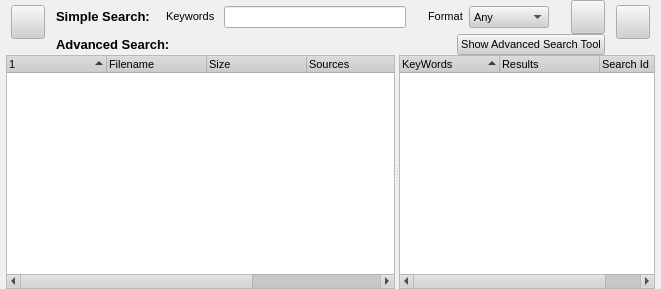
<ui version="4.0" >
 <class>TurtleSearchDialog</class>
 <widget class="QWidget" name="TurtleSearchDialog" >
  <property name="geometry" >
   <rect>
    <x>0</x>
    <y>0</y>
    <width>661</width>
    <height>289</height>
   </rect>
  </property>
  <property name="sizePolicy" >
   <sizepolicy vsizetype="Minimum" hsizetype="Minimum" >
    <horstretch>1</horstretch>
    <verstretch>1</verstretch>
   </sizepolicy>
  </property>
  <property name="palette" >
   <palette>
    <active>
     <colorrole role="WindowText" >
      <brush brushstyle="SolidPattern" >
       <color alpha="255" >
        <red>0</red>
        <green>0</green>
        <blue>0</blue>
       </color>
      </brush>
     </colorrole>
     <colorrole role="Button" >
      <brush brushstyle="SolidPattern" >
       <color alpha="255" >
        <red>208</red>
        <green>208</green>
        <blue>208</blue>
       </color>
      </brush>
     </colorrole>
     <colorrole role="Light" >
      <brush brushstyle="SolidPattern" >
       <color alpha="255" >
        <red>255</red>
        <green>255</green>
        <blue>255</blue>
       </color>
      </brush>
     </colorrole>
     <colorrole role="Midlight" >
      <brush brushstyle="SolidPattern" >
       <color alpha="255" >
        <red>247</red>
        <green>247</green>
        <blue>247</blue>
       </color>
      </brush>
     </colorrole>
     <colorrole role="Dark" >
      <brush brushstyle="SolidPattern" >
       <color alpha="255" >
        <red>104</red>
        <green>104</green>
        <blue>104</blue>
       </color>
      </brush>
     </colorrole>
     <colorrole role="Mid" >
      <brush brushstyle="SolidPattern" >
       <color alpha="255" >
        <red>139</red>
        <green>139</green>
        <blue>139</blue>
       </color>
      </brush>
     </colorrole>
     <colorrole role="Text" >
      <brush brushstyle="SolidPattern" >
       <color alpha="255" >
        <red>0</red>
        <green>0</green>
        <blue>0</blue>
       </color>
      </brush>
     </colorrole>
     <colorrole role="BrightText" >
      <brush brushstyle="SolidPattern" >
       <color alpha="255" >
        <red>255</red>
        <green>255</green>
        <blue>255</blue>
       </color>
      </brush>
     </colorrole>
     <colorrole role="ButtonText" >
      <brush brushstyle="SolidPattern" >
       <color alpha="255" >
        <red>0</red>
        <green>0</green>
        <blue>0</blue>
       </color>
      </brush>
     </colorrole>
     <colorrole role="Base" >
      <brush brushstyle="SolidPattern" >
       <color alpha="255" >
        <red>255</red>
        <green>255</green>
        <blue>255</blue>
       </color>
      </brush>
     </colorrole>
     <colorrole role="Window" >
      <brush brushstyle="SolidPattern" >
       <color alpha="255" >
        <red>240</red>
        <green>240</green>
        <blue>240</blue>
       </color>
      </brush>
     </colorrole>
     <colorrole role="Shadow" >
      <brush brushstyle="SolidPattern" >
       <color alpha="255" >
        <red>0</red>
        <green>0</green>
        <blue>0</blue>
       </color>
      </brush>
     </colorrole>
     <colorrole role="Highlight" >
      <brush brushstyle="SolidPattern" >
       <color alpha="255" >
        <red>0</red>
        <green>0</green>
        <blue>128</blue>
       </color>
      </brush>
     </colorrole>
     <colorrole role="HighlightedText" >
      <brush brushstyle="SolidPattern" >
       <color alpha="255" >
        <red>255</red>
        <green>255</green>
        <blue>255</blue>
       </color>
      </brush>
     </colorrole>
     <colorrole role="Link" >
      <brush brushstyle="SolidPattern" >
       <color alpha="255" >
        <red>0</red>
        <green>0</green>
        <blue>255</blue>
       </color>
      </brush>
     </colorrole>
     <colorrole role="LinkVisited" >
      <brush brushstyle="SolidPattern" >
       <color alpha="255" >
        <red>255</red>
        <green>0</green>
        <blue>255</blue>
       </color>
      </brush>
     </colorrole>
     <colorrole role="AlternateBase" >
      <brush brushstyle="SolidPattern" >
       <color alpha="255" >
        <red>231</red>
        <green>231</green>
        <blue>231</blue>
       </color>
      </brush>
     </colorrole>
    </active>
    <inactive>
     <colorrole role="WindowText" >
      <brush brushstyle="SolidPattern" >
       <color alpha="255" >
        <red>0</red>
        <green>0</green>
        <blue>0</blue>
       </color>
      </brush>
     </colorrole>
     <colorrole role="Button" >
      <brush brushstyle="SolidPattern" >
       <color alpha="255" >
        <red>208</red>
        <green>208</green>
        <blue>208</blue>
       </color>
      </brush>
     </colorrole>
     <colorrole role="Light" >
      <brush brushstyle="SolidPattern" >
       <color alpha="255" >
        <red>255</red>
        <green>255</green>
        <blue>255</blue>
       </color>
      </brush>
     </colorrole>
     <colorrole role="Midlight" >
      <brush brushstyle="SolidPattern" >
       <color alpha="255" >
        <red>247</red>
        <green>247</green>
        <blue>247</blue>
       </color>
      </brush>
     </colorrole>
     <colorrole role="Dark" >
      <brush brushstyle="SolidPattern" >
       <color alpha="255" >
        <red>104</red>
        <green>104</green>
        <blue>104</blue>
       </color>
      </brush>
     </colorrole>
     <colorrole role="Mid" >
      <brush brushstyle="SolidPattern" >
       <color alpha="255" >
        <red>139</red>
        <green>139</green>
        <blue>139</blue>
       </color>
      </brush>
     </colorrole>
     <colorrole role="Text" >
      <brush brushstyle="SolidPattern" >
       <color alpha="255" >
        <red>0</red>
        <green>0</green>
        <blue>0</blue>
       </color>
      </brush>
     </colorrole>
     <colorrole role="BrightText" >
      <brush brushstyle="SolidPattern" >
       <color alpha="255" >
        <red>255</red>
        <green>255</green>
        <blue>255</blue>
       </color>
      </brush>
     </colorrole>
     <colorrole role="ButtonText" >
      <brush brushstyle="SolidPattern" >
       <color alpha="255" >
        <red>0</red>
        <green>0</green>
        <blue>0</blue>
       </color>
      </brush>
     </colorrole>
     <colorrole role="Base" >
      <brush brushstyle="SolidPattern" >
       <color alpha="255" >
        <red>255</red>
        <green>255</green>
        <blue>255</blue>
       </color>
      </brush>
     </colorrole>
     <colorrole role="Window" >
      <brush brushstyle="SolidPattern" >
       <color alpha="255" >
        <red>240</red>
        <green>240</green>
        <blue>240</blue>
       </color>
      </brush>
     </colorrole>
     <colorrole role="Shadow" >
      <brush brushstyle="SolidPattern" >
       <color alpha="255" >
        <red>0</red>
        <green>0</green>
        <blue>0</blue>
       </color>
      </brush>
     </colorrole>
     <colorrole role="Highlight" >
      <brush brushstyle="SolidPattern" >
       <color alpha="255" >
        <red>192</red>
        <green>192</green>
        <blue>192</blue>
       </color>
      </brush>
     </colorrole>
     <colorrole role="HighlightedText" >
      <brush brushstyle="SolidPattern" >
       <color alpha="255" >
        <red>0</red>
        <green>0</green>
        <blue>0</blue>
       </color>
      </brush>
     </colorrole>
     <colorrole role="Link" >
      <brush brushstyle="SolidPattern" >
       <color alpha="255" >
        <red>0</red>
        <green>0</green>
        <blue>255</blue>
       </color>
      </brush>
     </colorrole>
     <colorrole role="LinkVisited" >
      <brush brushstyle="SolidPattern" >
       <color alpha="255" >
        <red>255</red>
        <green>0</green>
        <blue>255</blue>
       </color>
      </brush>
     </colorrole>
     <colorrole role="AlternateBase" >
      <brush brushstyle="SolidPattern" >
       <color alpha="255" >
        <red>231</red>
        <green>231</green>
        <blue>231</blue>
       </color>
      </brush>
     </colorrole>
    </inactive>
    <disabled>
     <colorrole role="WindowText" >
      <brush brushstyle="SolidPattern" >
       <color alpha="255" >
        <red>104</red>
        <green>104</green>
        <blue>104</blue>
       </color>
      </brush>
     </colorrole>
     <colorrole role="Button" >
      <brush brushstyle="SolidPattern" >
       <color alpha="255" >
        <red>208</red>
        <green>208</green>
        <blue>208</blue>
       </color>
      </brush>
     </colorrole>
     <colorrole role="Light" >
      <brush brushstyle="SolidPattern" >
       <color alpha="255" >
        <red>255</red>
        <green>255</green>
        <blue>255</blue>
       </color>
      </brush>
     </colorrole>
     <colorrole role="Midlight" >
      <brush brushstyle="SolidPattern" >
       <color alpha="255" >
        <red>247</red>
        <green>247</green>
        <blue>247</blue>
       </color>
      </brush>
     </colorrole>
     <colorrole role="Dark" >
      <brush brushstyle="SolidPattern" >
       <color alpha="255" >
        <red>104</red>
        <green>104</green>
        <blue>104</blue>
       </color>
      </brush>
     </colorrole>
     <colorrole role="Mid" >
      <brush brushstyle="SolidPattern" >
       <color alpha="255" >
        <red>139</red>
        <green>139</green>
        <blue>139</blue>
       </color>
      </brush>
     </colorrole>
     <colorrole role="Text" >
      <brush brushstyle="SolidPattern" >
       <color alpha="255" >
        <red>104</red>
        <green>104</green>
        <blue>104</blue>
       </color>
      </brush>
     </colorrole>
     <colorrole role="BrightText" >
      <brush brushstyle="SolidPattern" >
       <color alpha="255" >
        <red>255</red>
        <green>255</green>
        <blue>255</blue>
       </color>
      </brush>
     </colorrole>
     <colorrole role="ButtonText" >
      <brush brushstyle="SolidPattern" >
       <color alpha="255" >
        <red>104</red>
        <green>104</green>
        <blue>104</blue>
       </color>
      </brush>
     </colorrole>
     <colorrole role="Base" >
      <brush brushstyle="SolidPattern" >
       <color alpha="255" >
        <red>240</red>
        <green>240</green>
        <blue>240</blue>
       </color>
      </brush>
     </colorrole>
     <colorrole role="Window" >
      <brush brushstyle="SolidPattern" >
       <color alpha="255" >
        <red>240</red>
        <green>240</green>
        <blue>240</blue>
       </color>
      </brush>
     </colorrole>
     <colorrole role="Shadow" >
      <brush brushstyle="SolidPattern" >
       <color alpha="255" >
        <red>0</red>
        <green>0</green>
        <blue>0</blue>
       </color>
      </brush>
     </colorrole>
     <colorrole role="Highlight" >
      <brush brushstyle="SolidPattern" >
       <color alpha="255" >
        <red>0</red>
        <green>0</green>
        <blue>128</blue>
       </color>
      </brush>
     </colorrole>
     <colorrole role="HighlightedText" >
      <brush brushstyle="SolidPattern" >
       <color alpha="255" >
        <red>255</red>
        <green>255</green>
        <blue>255</blue>
       </color>
      </brush>
     </colorrole>
     <colorrole role="Link" >
      <brush brushstyle="SolidPattern" >
       <color alpha="255" >
        <red>0</red>
        <green>0</green>
        <blue>255</blue>
       </color>
      </brush>
     </colorrole>
     <colorrole role="LinkVisited" >
      <brush brushstyle="SolidPattern" >
       <color alpha="255" >
        <red>255</red>
        <green>0</green>
        <blue>255</blue>
       </color>
      </brush>
     </colorrole>
     <colorrole role="AlternateBase" >
      <brush brushstyle="SolidPattern" >
       <color alpha="255" >
        <red>231</red>
        <green>231</green>
        <blue>231</blue>
       </color>
      </brush>
     </colorrole>
    </disabled>
   </palette>
  </property>
  <property name="font" >
   <font>
    <family>Arial</family>
    <pointsize>8</pointsize>
    <weight>50</weight>
    <italic>false</italic>
    <bold>false</bold>
    <underline>false</underline>
    <strikeout>false</strikeout>
   </font>
  </property>
  <property name="contextMenuPolicy" >
   <enum>Qt::NoContextMenu</enum>
  </property>
  <layout class="QGridLayout" >
   <property name="leftMargin" >
    <number>6</number>
   </property>
   <property name="topMargin" >
    <number>0</number>
   </property>
   <property name="rightMargin" >
    <number>6</number>
   </property>
   <property name="bottomMargin" >
    <number>0</number>
   </property>
   <property name="horizontalSpacing" >
    <number>1</number>
   </property>
   <property name="verticalSpacing" >
    <number>0</number>
   </property>
   <item row="0" column="0" >
    <layout class="QVBoxLayout" >
     <property name="spacing" >
      <number>0</number>
     </property>
     <property name="leftMargin" >
      <number>0</number>
     </property>
     <property name="topMargin" >
      <number>0</number>
     </property>
     <property name="rightMargin" >
      <number>0</number>
     </property>
     <property name="bottomMargin" >
      <number>0</number>
     </property>
     <item>
      <layout class="QHBoxLayout" >
       <property name="spacing" >
        <number>6</number>
       </property>
       <property name="leftMargin" >
        <number>0</number>
       </property>
       <property name="topMargin" >
        <number>0</number>
       </property>
       <property name="rightMargin" >
        <number>0</number>
       </property>
       <property name="bottomMargin" >
        <number>0</number>
       </property>
       <item>
        <layout class="QVBoxLayout" >
         <property name="spacing" >
          <number>6</number>
         </property>
         <property name="leftMargin" >
          <number>5</number>
         </property>
         <property name="topMargin" >
          <number>5</number>
         </property>
         <property name="rightMargin" >
          <number>5</number>
         </property>
         <property name="bottomMargin" >
          <number>5</number>
         </property>
         <item>
          <widget class="QPushButton" name="toggleAdvancedSearchBtn" >
           <property name="sizePolicy" >
            <sizepolicy vsizetype="Fixed" hsizetype="Fixed" >
             <horstretch>0</horstretch>
             <verstretch>0</verstretch>
            </sizepolicy>
           </property>
           <property name="minimumSize" >
            <size>
             <width>34</width>
             <height>34</height>
            </size>
           </property>
           <property name="maximumSize" >
            <size>
             <width>34</width>
             <height>34</height>
            </size>
           </property>
           <property name="toolTip" >
            <string>Toggle advanced searching on and off.</string>
           </property>
           <property name="text" >
            <string/>
           </property>
           <property name="icon" >
            <iconset resource="images.qrc" >:/images/advsearch_24x24.png</iconset>
           </property>
           <property name="iconSize" >
            <size>
             <width>24</width>
             <height>24</height>
            </size>
           </property>
           <property name="checkable" >
            <bool>true</bool>
           </property>
          </widget>
         </item>
         <item>
          <spacer>
           <property name="orientation" >
            <enum>Qt::Vertical</enum>
           </property>
           <property name="sizeHint" >
            <size>
             <width>20</width>
             <height>0</height>
            </size>
           </property>
          </spacer>
         </item>
        </layout>
       </item>
       <item>
        <widget class="QFrame" name="SearchModeFrame" >
         <property name="sizePolicy" >
          <sizepolicy vsizetype="Minimum" hsizetype="Minimum" >
           <horstretch>255</horstretch>
           <verstretch>0</verstretch>
          </sizepolicy>
         </property>
         <property name="minimumSize" >
          <size>
           <width>390</width>
           <height>24</height>
          </size>
         </property>
         <property name="frameShape" >
          <enum>QFrame::NoFrame</enum>
         </property>
         <property name="frameShadow" >
          <enum>QFrame::Raised</enum>
         </property>
         <layout class="QVBoxLayout" >
          <property name="spacing" >
           <number>0</number>
          </property>
          <property name="leftMargin" >
           <number>0</number>
          </property>
          <property name="topMargin" >
           <number>0</number>
          </property>
          <property name="rightMargin" >
           <number>0</number>
          </property>
          <property name="bottomMargin" >
           <number>0</number>
          </property>
          <item>
           <widget class="QFrame" name="SimpleSearchPanel" >
            <property name="sizePolicy" >
             <sizepolicy vsizetype="Minimum" hsizetype="Minimum" >
              <horstretch>0</horstretch>
              <verstretch>0</verstretch>
             </sizepolicy>
            </property>
            <property name="frameShape" >
             <enum>QFrame::NoFrame</enum>
            </property>
            <property name="frameShadow" >
             <enum>QFrame::Raised</enum>
            </property>
            <layout class="QVBoxLayout" >
             <property name="spacing" >
              <number>0</number>
             </property>
             <property name="leftMargin" >
              <number>0</number>
             </property>
             <property name="topMargin" >
              <number>0</number>
             </property>
             <property name="rightMargin" >
              <number>0</number>
             </property>
             <property name="bottomMargin" >
              <number>0</number>
             </property>
             <item>
              <layout class="QHBoxLayout" >
               <property name="spacing" >
                <number>6</number>
               </property>
               <property name="leftMargin" >
                <number>0</number>
               </property>
               <property name="topMargin" >
                <number>0</number>
               </property>
               <property name="rightMargin" >
                <number>0</number>
               </property>
               <property name="bottomMargin" >
                <number>0</number>
               </property>
               <item>
                <widget class="QLabel" name="label_3" >
                 <property name="frameShape" >
                  <enum>QFrame::NoFrame</enum>
                 </property>
                 <property name="frameShadow" >
                  <enum>QFrame::Plain</enum>
                 </property>
                 <property name="text" >
                  <string>&lt;h3>Simple Search:&lt;/h3></string>
                 </property>
                </widget>
               </item>
               <item>
                <spacer>
                 <property name="orientation" >
                  <enum>Qt::Horizontal</enum>
                 </property>
                 <property name="sizeHint" >
                  <size>
                   <width>10</width>
                   <height>20</height>
                  </size>
                 </property>
                </spacer>
               </item>
               <item>
                <widget class="QLabel" name="label" >
                 <property name="sizePolicy" >
                  <sizepolicy vsizetype="Fixed" hsizetype="Fixed" >
                   <horstretch>0</horstretch>
                   <verstretch>0</verstretch>
                  </sizepolicy>
                 </property>
                 <property name="text" >
                  <string>Keywords </string>
                 </property>
                </widget>
               </item>
               <item>
                <widget class="QLineEdit" name="lineEdit" >
                 <property name="sizePolicy" >
                  <sizepolicy vsizetype="Fixed" hsizetype="Expanding" >
                   <horstretch>3</horstretch>
                   <verstretch>0</verstretch>
                  </sizepolicy>
                 </property>
                 <property name="maximumSize" >
                  <size>
                   <width>558</width>
                   <height>16777215</height>
                  </size>
                 </property>
                </widget>
               </item>
               <item>
                <spacer>
                 <property name="orientation" >
                  <enum>Qt::Horizontal</enum>
                 </property>
                 <property name="sizeType" >
                  <enum>QSizePolicy::Fixed</enum>
                 </property>
                 <property name="sizeHint" >
                  <size>
                   <width>16</width>
                   <height>32</height>
                  </size>
                 </property>
                </spacer>
               </item>
               <item>
                <widget class="QLabel" name="label_2" >
                 <property name="text" >
                  <string>&lt;html>&lt;head>&lt;meta name="qrichtext" content="1" />&lt;style type="text/css">
p, li { white-space: pre-wrap; }
&lt;/style>&lt;/head>&lt;body style=" font-family:'Arial'; font-size:8pt; font-weight:400; font-style:normal; text-decoration:none;">
&lt;p style=" margin-top:0px; margin-bottom:0px; margin-left:0px; margin-right:0px; -qt-block-indent:0; text-indent:0px;">Format&lt;/p>&lt;/body>&lt;/html></string>
                 </property>
                </widget>
               </item>
               <item>
                <widget class="QComboBox" name="FileTypeComboBox" >
                 <item>
                  <property name="text" >
                   <string>Any</string>
                  </property>
                  <property name="icon" >
                   <iconset resource="images.qrc" >:/images/FileTypeAny.png</iconset>
                  </property>
                 </item>
                 <item>
                  <property name="text" >
                   <string>Archive</string>
                  </property>
                  <property name="icon" >
                   <iconset resource="images.qrc" >:/images/FileTypeArchive.png</iconset>
                  </property>
                 </item>
                 <item>
                  <property name="text" >
                   <string>Audio</string>
                  </property>
                  <property name="icon" >
                   <iconset resource="images.qrc" >:/images/FileTypeAudio.png</iconset>
                  </property>
                 </item>
                 <item>
                  <property name="text" >
                   <string>CD-Image</string>
                  </property>
                  <property name="icon" >
                   <iconset resource="images.qrc" >:/images/FileTypeCDImage.png</iconset>
                  </property>
                 </item>
                 <item>
                  <property name="text" >
                   <string>Document</string>
                  </property>
                  <property name="icon" >
                   <iconset resource="images.qrc" >:/images/FileTypeDocument.png</iconset>
                  </property>
                 </item>
                 <item>
                  <property name="text" >
                   <string>Picture</string>
                  </property>
                  <property name="icon" >
                   <iconset resource="images.qrc" >:/images/FileTypePicture.png</iconset>
                  </property>
                 </item>
                 <item>
                  <property name="text" >
                   <string>Program</string>
                  </property>
                  <property name="icon" >
                   <iconset resource="images.qrc" >:/images/FileTypeProgram.png</iconset>
                  </property>
                 </item>
                 <item>
                  <property name="text" >
                   <string>Video</string>
                  </property>
                  <property name="icon" >
                   <iconset resource="images.qrc" >:/images/FileTypeVideo.png</iconset>
                  </property>
                 </item>
                </widget>
               </item>
               <item>
                <spacer>
                 <property name="orientation" >
                  <enum>Qt::Horizontal</enum>
                 </property>
                 <property name="sizeHint" >
                  <size>
                   <width>16</width>
                   <height>20</height>
                  </size>
                 </property>
                </spacer>
               </item>
               <item>
                <widget class="QPushButton" name="pushButtonsearch" >
                 <property name="minimumSize" >
                  <size>
                   <width>34</width>
                   <height>34</height>
                  </size>
                 </property>
                 <property name="maximumSize" >
                  <size>
                   <width>34</width>
                   <height>34</height>
                  </size>
                 </property>
                 <property name="toolTip" >
                  <string>Perform simple search</string>
                 </property>
                 <property name="text" >
                  <string/>
                 </property>
                 <property name="icon" >
                  <iconset resource="images.qrc" >:/images/find.png</iconset>
                 </property>
                 <property name="iconSize" >
                  <size>
                   <width>24</width>
                   <height>24</height>
                  </size>
                 </property>
                </widget>
               </item>
              </layout>
             </item>
            </layout>
           </widget>
          </item>
          <item>
           <widget class="QFrame" name="AdvancedSearchPanel" >
            <property name="enabled" >
             <bool>true</bool>
            </property>
            <property name="sizePolicy" >
             <sizepolicy vsizetype="Minimum" hsizetype="Minimum" >
              <horstretch>0</horstretch>
              <verstretch>0</verstretch>
             </sizepolicy>
            </property>
            <property name="frameShape" >
             <enum>QFrame::NoFrame</enum>
            </property>
            <property name="frameShadow" >
             <enum>QFrame::Raised</enum>
            </property>
            <layout class="QVBoxLayout" >
             <property name="spacing" >
              <number>0</number>
             </property>
             <property name="leftMargin" >
              <number>0</number>
             </property>
             <property name="topMargin" >
              <number>0</number>
             </property>
             <property name="rightMargin" >
              <number>0</number>
             </property>
             <property name="bottomMargin" >
              <number>0</number>
             </property>
             <item>
              <layout class="QHBoxLayout" >
               <property name="spacing" >
                <number>6</number>
               </property>
               <property name="leftMargin" >
                <number>0</number>
               </property>
               <property name="topMargin" >
                <number>0</number>
               </property>
               <property name="rightMargin" >
                <number>0</number>
               </property>
               <property name="bottomMargin" >
                <number>0</number>
               </property>
               <item>
                <widget class="QLabel" name="label_4" >
                 <property name="text" >
                  <string>&lt;h3>Advanced Search:&lt;/h3></string>
                 </property>
                </widget>
               </item>
               <item>
                <spacer>
                 <property name="orientation" >
                  <enum>Qt::Horizontal</enum>
                 </property>
                 <property name="sizeType" >
                  <enum>QSizePolicy::Expanding</enum>
                 </property>
                 <property name="sizeHint" >
                  <size>
                   <width>50</width>
                   <height>20</height>
                  </size>
                 </property>
                </spacer>
               </item>
               <item>
                <widget class="QPushButton" name="focusAdvSearchDialogBtn" >
                 <property name="enabled" >
                  <bool>true</bool>
                 </property>
                 <property name="sizePolicy" >
                  <sizepolicy vsizetype="Fixed" hsizetype="Fixed" >
                   <horstretch>0</horstretch>
                   <verstretch>0</verstretch>
                  </sizepolicy>
                 </property>
                 <property name="text" >
                  <string>Show Advanced Search Tool</string>
                 </property>
                </widget>
               </item>
              </layout>
             </item>
            </layout>
           </widget>
          </item>
         </layout>
        </widget>
       </item>
       <item>
        <layout class="QVBoxLayout" >
         <property name="spacing" >
          <number>6</number>
         </property>
         <property name="leftMargin" >
          <number>5</number>
         </property>
         <property name="topMargin" >
          <number>5</number>
         </property>
         <property name="rightMargin" >
          <number>5</number>
         </property>
         <property name="bottomMargin" >
          <number>5</number>
         </property>
         <item>
          <widget class="QPushButton" name="pushButtonDownload" >
           <property name="sizePolicy" >
            <sizepolicy vsizetype="Fixed" hsizetype="Fixed" >
             <horstretch>0</horstretch>
             <verstretch>0</verstretch>
            </sizepolicy>
           </property>
           <property name="minimumSize" >
            <size>
             <width>34</width>
             <height>34</height>
            </size>
           </property>
           <property name="maximumSize" >
            <size>
             <width>34</width>
             <height>34</height>
            </size>
           </property>
           <property name="toolTip" >
            <string>Download</string>
           </property>
           <property name="text" >
            <string/>
           </property>
           <property name="icon" >
            <iconset resource="images.qrc" >:/images/down_24x24.png</iconset>
           </property>
           <property name="iconSize" >
            <size>
             <width>24</width>
             <height>24</height>
            </size>
           </property>
          </widget>
         </item>
         <item>
          <spacer>
           <property name="orientation" >
            <enum>Qt::Vertical</enum>
           </property>
           <property name="sizeHint" >
            <size>
             <width>20</width>
             <height>0</height>
            </size>
           </property>
          </spacer>
         </item>
        </layout>
       </item>
      </layout>
     </item>
     <item>
      <widget class="QSplitter" name="splitter" >
       <property name="sizePolicy" >
        <sizepolicy vsizetype="Minimum" hsizetype="Minimum" >
         <horstretch>0</horstretch>
         <verstretch>1</verstretch>
        </sizepolicy>
       </property>
       <property name="orientation" >
        <enum>Qt::Horizontal</enum>
       </property>
       <widget class="SearchTreeWidget" name="searchResultWidget" >
        <property name="sizePolicy" >
         <sizepolicy vsizetype="Expanding" hsizetype="Expanding" >
          <horstretch>1</horstretch>
          <verstretch>0</verstretch>
         </sizepolicy>
        </property>
        <property name="contextMenuPolicy" >
         <enum>Qt::CustomContextMenu</enum>
        </property>
        <property name="dragEnabled" >
         <bool>true</bool>
        </property>
        <property name="dragDropMode" >
         <enum>QAbstractItemView::DragOnly</enum>
        </property>
        <property name="sortingEnabled" >
         <bool>true</bool>
        </property>
        <column>
         <property name="text" >
          <string/>
         </property>
        </column>
        <column>
         <property name="text" >
          <string>Filename</string>
         </property>
        </column>
        <column>
         <property name="text" >
          <string>Size</string>
         </property>
        </column>
        <column>
         <property name="text" >
          <string>Sources</string>
         </property>
        </column>
        <column>
         <property name="text" >
          <string>Type</string>
         </property>
        </column>
        <column>
         <property name="text" >
          <string>Hash</string>
         </property>
        </column>
       </widget>
       <widget class="QTreeWidget" name="searchSummaryWidget" >
        <property name="sizePolicy" >
         <sizepolicy vsizetype="Minimum" hsizetype="Minimum" >
          <horstretch>0</horstretch>
          <verstretch>1</verstretch>
         </sizepolicy>
        </property>
        <property name="sizeIncrement" >
         <size>
          <width>0</width>
          <height>0</height>
         </size>
        </property>
        <property name="baseSize" >
         <size>
          <width>0</width>
          <height>0</height>
         </size>
        </property>
        <property name="mouseTracking" >
         <bool>true</bool>
        </property>
        <property name="contextMenuPolicy" >
         <enum>Qt::CustomContextMenu</enum>
        </property>
        <property name="sortingEnabled" >
         <bool>true</bool>
        </property>
        <column>
         <property name="text" >
          <string>KeyWords</string>
         </property>
        </column>
        <column>
         <property name="text" >
          <string>Results</string>
         </property>
        </column>
        <column>
         <property name="text" >
          <string>Search Id</string>
         </property>
        </column>
       </widget>
      </widget>
     </item>
    </layout>
   </item>
  </layout>
 </widget>
 <customwidgets>
  <customwidget>
   <class>SearchTreeWidget</class>
   <extends>QTreeWidget</extends>
   <header>gui/SearchTreeWidget.h</header>
  </customwidget>
 </customwidgets>
 <resources>
  <include location="images.qrc" />
 </resources>
 <connections>
  <connection>
   <sender>toggleAdvancedSearchBtn</sender>
   <signal>toggled(bool)</signal>
   <receiver>SimpleSearchPanel</receiver>
   <slot>setHidden(bool)</slot>
   <hints>
    <hint type="sourcelabel" >
     <x>29</x>
     <y>35</y>
    </hint>
    <hint type="destinationlabel" >
     <x>72</x>
     <y>43</y>
    </hint>
   </hints>
  </connection>
  <connection>
   <sender>toggleAdvancedSearchBtn</sender>
   <signal>toggled(bool)</signal>
   <receiver>AdvancedSearchPanel</receiver>
   <slot>setVisible(bool)</slot>
   <hints>
    <hint type="sourcelabel" >
     <x>28</x>
     <y>29</y>
    </hint>
    <hint type="destinationlabel" >
     <x>80</x>
     <y>64</y>
    </hint>
   </hints>
  </connection>
 </connections>
</ui>
